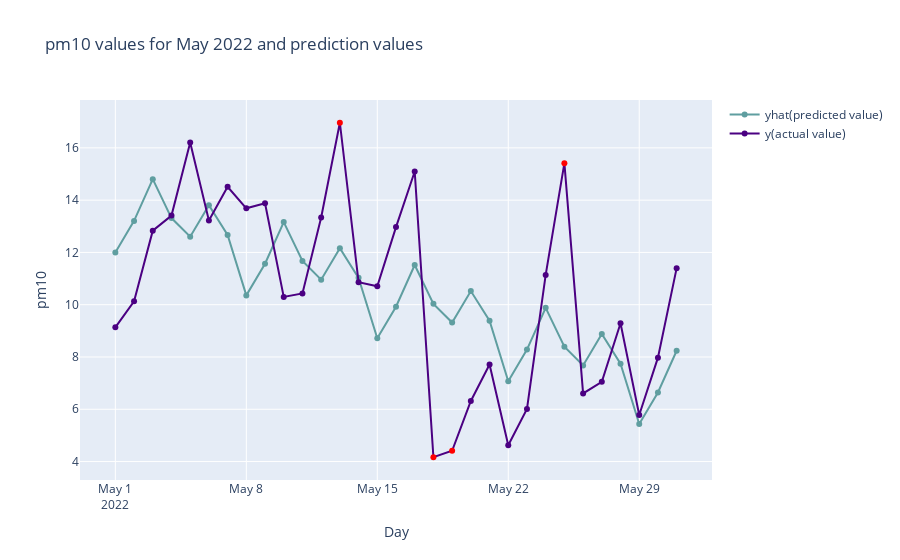

The notebook cell this image was saved under:
### Code cell
# actual value
fig.add_trace(go.Scatter(
    x=group_by_df['day'],
    y=cmp_df['y'],
    name='y(actual value)',
    mode='lines+markers',
    line=dict(
        color='rgb(75,0,130)'),
    marker=dict(color=np.where(cmp_df['outlier_detected'] == 1, 'red', 'rgb(75,0,130)'))))

fig.update_layout(title='pm10 values for May 2022 and prediction values', yaxis_title=sensor_name, xaxis_title='Day',
                  showlegend=True)
fig.show()
